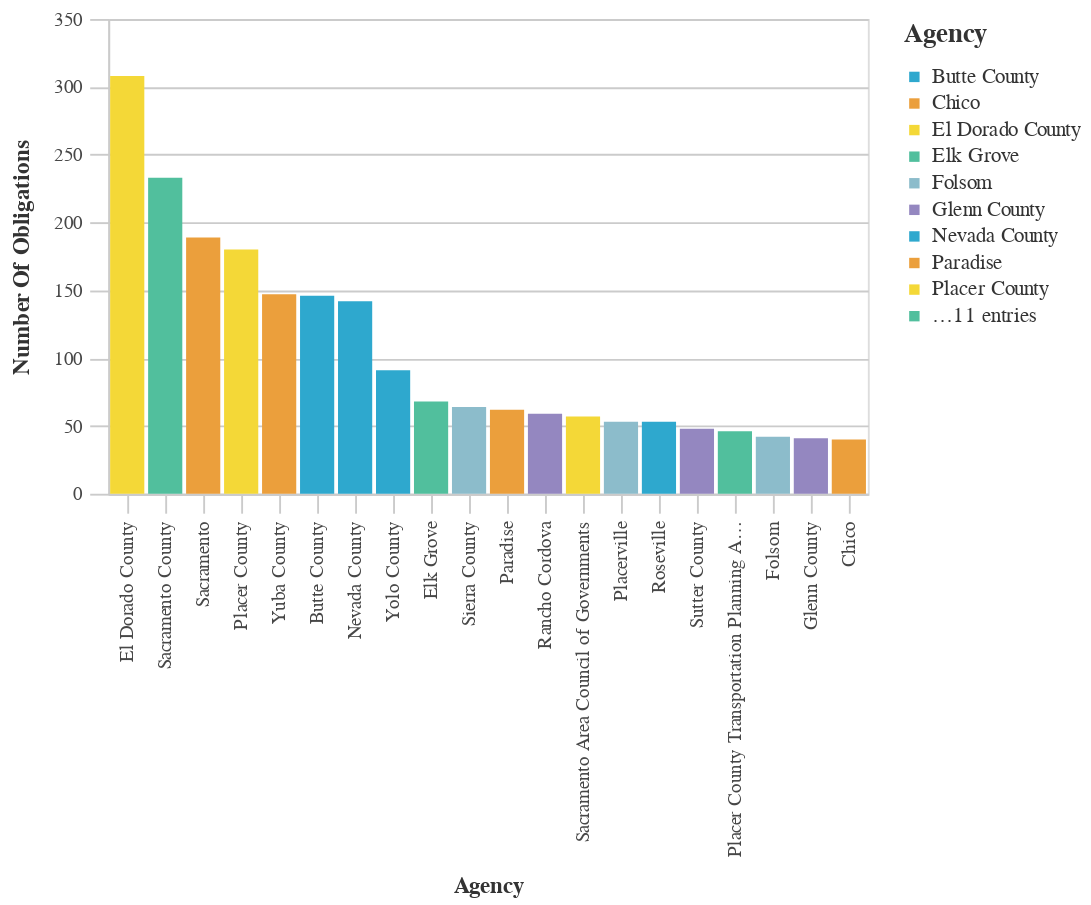

Notebook code for this chart:
### Code cell
#Bar chart Agencies With The Most Obligations
chart_df = (df_top>>filter(_.variable=='primary_agency_name')).rename(columns={"value":"Agency",
                                 "count":"Number of Obligations"})
chart2 = (_dla_utils_reports.basic_bar_chart_no_save(chart_df, 'Agency', 'Number of Obligations', 'Agency', district))
    
display(HTML("<h4><strong>Agencies With The Most Obligations</strong></h4>"))
display(chart2)

### Figure 1 — Vega-Lite specification as saved in the notebook (floating-point values rounded to 4 significant figures)
{"config": {"view": {"continuousWidth": 400, "continuousHeight": 300}, "axis": {"domainColor": "#cbcbcb", "grid": true, "gridColor": "#cbcbcb", "gridWidth": 1, "labelColor": "#474747", "labelFont": "Nunito Sans", "labelFontSize": 10, "labelPadding": 4, "tickColor": "#cbcbcb", "tickSize": 10, "titleColor": "#333", "titleFont": "Raleway", "titleFontSize": 12, "titlePadding": 10}, "axisBand": {"grid": false}, "background": "white", "font": "Raleway", "header": {"labelFont": "Nunito Sans", "titleFont": "Raleway"}, "legend": {"labelColor": "#333", "labelFont": "Nunito Sans", "labelFontSize": 11, "labelLimit": 0, "padding": 1, "symbolSize": 30, "symbolType": "square", "titleColor": "#333", "titleFont": "Raleway", "titleFontSize": 14, "titlePadding": 10}, "title": {"anchor": "middle", "font": "Raleway", "fontSize": 18, "fontWeight": 300, "offset": 20}}, "data": {"name": "data-173fadd0cbb791f9828f47b47ef33964"}, "mark": "bar", "encoding": {"color": {"field": "Agency", "legend": {"symbolLimit": 10, "title": "Agency"}, "scale": {"range": ["#2EA8CE", "#EB9F3C", "#F4D837", "#51BF9D", "#8CBCCB", "#9487C0"]}, "type": "nominal"}, "tooltip": [{"field": "Agency", "type": "nominal"}, {"field": "Number of Obligations", "type": "quantitative"}], "x": {"field": "Agency", "sort": "-y", "title": "Agency", "type": "nominal"}, "y": {"field": "Number of Obligations", "title": "Number Of Obligations", "type": "quantitative"}}, "height": 250, "width": 400, "$schema": "https://vega.github.io/schema/vega-lite/v4.17.0.json", "datasets": {"data-173fadd0cbb791f9828f47b47ef33964": [{"Agency": "El Dorado County", "Number of Obligations": 308, "variable": "primary_agency_name"}, {"Agency": "Sacramento County", "Number of Obligations": 233, "variable": "primary_agency_name"}, {"Agency": "Sacramento", "Number of Obligations": 189, "variable": "primary_agency_name"}, {"Agency": "Placer County", "Number of Obligations": 180, "variable": "primary_agency_name"}, {"Agency": "Yuba County", "Number of Obligations": 147, "variable": "primary_agency_name"}, {"Agency": "Butte County", "Number of Obligations": 146, "variable": "primary_agency_name"}, {"Agency": "Nevada County", "Number of Obligations": 142, "variable": "primary_agency_name"}, {"Agency": "Yolo County", "Number of Obligations": 91, "variable": "primary_agency_name"}, {"Agency": "Elk Grove", "Number of Obligations": 68, "variable": "primary_agency_name"}, {"Agency": "Sierra County", "Number of Obligations": 64, "variable": "primary_agency_name"}, {"Agency": "Paradise", "Number of Obligations": 62, "variable": "primary_agency_name"}, {"Agency": "Rancho Cordova", "Number of Obligations": 59, "variable": "primary_agency_name"}, {"Agency": "Sacramento Area Council of Governments", "Number of Obligations": 57, "variable": "primary_agency_name"}, {"Agency": "Placerville", "Number of Obligations": 53, "variable": "primary_agency_name"}, {"Agency": "Roseville", "Number of Obligations": 53, "variable": "primary_agency_name"}, {"Agency": "Sutter County", "Number of Obligations": 48, "variable": "primary_agency_name"}, {"Agency": "Placer County Transportation Planning Agency", "Number of Obligations": 46, "variable": "primary_agency_name"}, {"Agency": "Folsom", "Number of Obligations": 42, "variable": "primary_agency_name"}, {"Agency": "Glenn County", "Number of Obligations": 41, "variable": "primary_agency_name"}, {"Agency": "Chico", "Number of Obligations": 40, "variable": "primary_agency_name"}]}}
